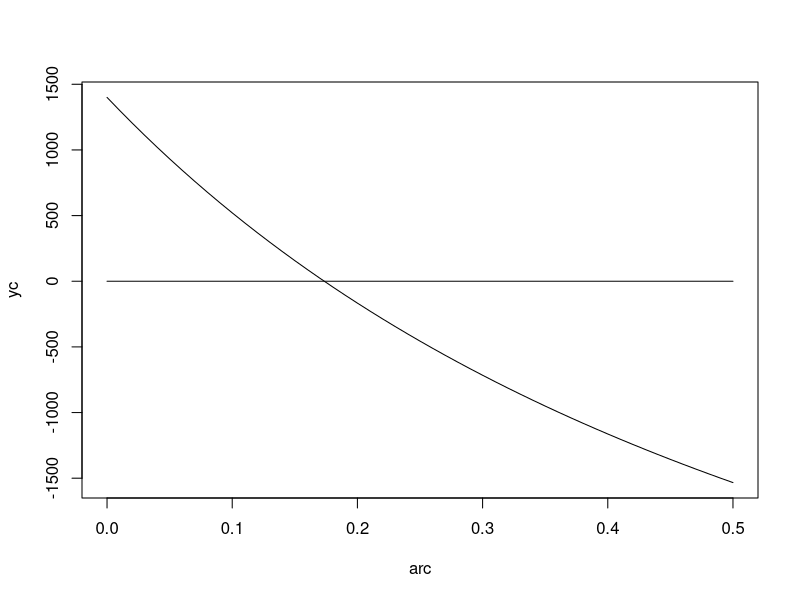

The R source for this figure:
# zadanie 1
npv <- function (r, przeplywy){
  suma <- 0
  t <- 0
  for (kwota in przeplywy){
    suma <- suma + kwota/((1+r)^t)
    t <- t + 1
  }
  suma
}

c <- c(-5000, 2800, 3600)
npv(0.15, c)

for (i in seq(0.1, 0.2, 0.001)) {
  if (npv(i, c) < 0) {
    print(i-0.001)
    break
  }
}

i <- 0.1
while (npv(i, c) > 0) {
  i <- i+0.001
}
cat(i-0.001)
npv(0.173, c)
r <- i-0.001
w <- 0.173+(npv(r-0.001, c)*(0.174-0.173))/(npv(r-0.001,c)+abs(npv(r, c)))
w

arc <- seq(0,0.5, by=0.01)
yc <- npv(arc, c)
plot(arc, yc, type='l')
zero <- arc*0
lines(arc, zero)

# zadanie 2

wewn_stopa_zwrotu <- function (przeplywy, dokladnosc=0.001) {
  i <- 0
  while (npv(i, przeplywy) > 0) {
  i <- i+dokladnosc
}
  i-dokladnosc+(npv(i-dokladnosc, przeplywy)*(dokladnosc))/(npv(r-dokladnosc,przeplywy)+abs(npv(r, przeplywy)))
}

wewn_stopa_zwrotu(c, 0.00001)

# zadanie 3

projektA <- c(-500,100,200,400,300,300)
projektB <- c(-900,0,300,400,300,700)
projektC <- c(-1000, 200, 800, 100, -600, -700)
projektD <- c(-1000, 300, 400, 500, 600, 700)

wewn_stopa_zwrotu(projektA)
wewn_stopa_zwrotu(projektB)
wewn_stopa_zwrotu(projektC)
wewn_stopa_zwrotu(projektD)

r <- 0.2
s1 <- 0
s2 <- 0
for (i in 1:length(projektA)){
  if(projektA[i] > 0){
    s1 <- s1 + projektA[i]/(1+r)^i
  }
}

for (i in 1:length(projektA)){
  if(projektA[i] < 0){
    s2 <- s2 + projektA[i]/(1+r)^i
  }
}
s1
s2
abs(s1/s2)

PI <- function(c, r=0.1){
  s1 <- 0
  s2 <- 0
  for (i in 1:length(c)) {
    if (c[i] > 0) {
      s1 <- s1 + c[i] / (1 + r)^i
    }
  }

  for (i in 1:length(c)) {
    if (c[i] < 0) {
      s2 <- s2 + c[i] / (1 + r)^i
    }
  }
  abs(s1/s2)
}
PI(projektA, 0.2)
PI(projektB, 0.2)
PI(projektC, 0.2)
PI(projektD, 0.2)
